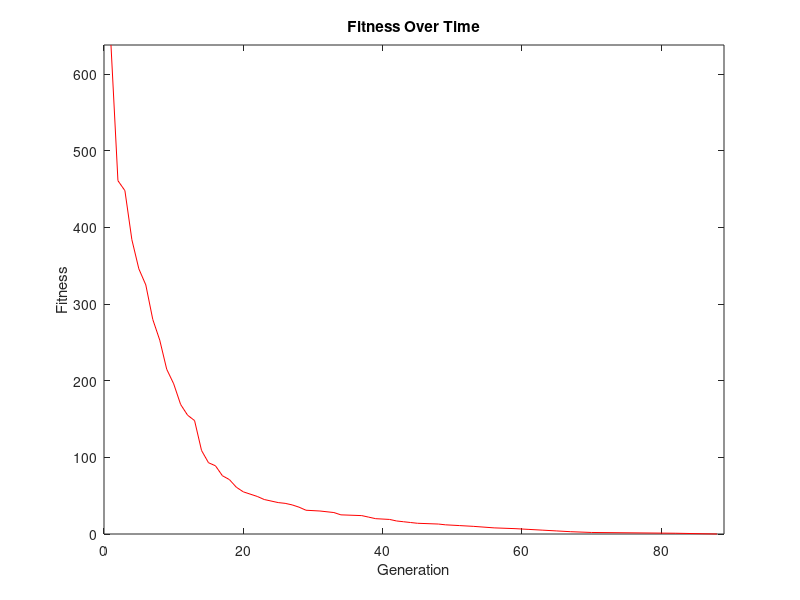

Here is the MATLAB script that generated this plot:
%% Standard Genetic Algorithm -- Solves For A User Input String
% Works Cited: "Efficiently Vectorized Code for Population Based
% Optimization Algorithms" by Oliver Rice & Rickard Nyman

% Author: Grant Williams (2015)
% Questions? Email me at: grant.williams.okstate.edu

clear;close all;clc;    %Clears variables, closes windows, and clears the command window
tic                     % Begins the timer

%% Select Target String
target  = 'Christmas Time Is Near!';
% *Can Be Any String With Any Values and Any Length!*


%% Parameters                    
popSize = 1000;                                 % Population Size (100-10000 generally produce good results)
genome  = length(target);                       % Genome Size
mutRate = .01;                                  % Mutation Rate (5%-25% produce good results)
count = 1;                                      % Used for plotting purposes
S       = 4;                                    % Tournament Size (2-6 produce good results)
best    = Inf;                                  % Initialize Best (arbitrarily large)
MaxVal  = max(double(target));                  % Max Integer Value Needed
ideal   = double(target);                       % Convert Target to Integers

selection = 0;                                  % 0: Tournament
                                                % 1: 50% Truncation

crossover = 1;                                  % 0: Uniform crossover
                                                % 1: 1 point crossover
                                                % 2: 2 point crossover
                                                
plotting = 1;                                   % 0: no graph
                                                % 1: plot fitness/gen
%% Initialize Population
Pop = round(rand(popSize,genome)*(MaxVal-1)+1); % Creates Population With Corrected Genome Length

initF = min(sum(abs(bsxfun(@minus,Pop,ideal)),2));   % Initial fitness for plotting

for Gen = 1:1e6                                 % A Very Large Number Was Chosen, But Shouldn't Be Needed
    
    %% Fitness
    
    % The fitness function starts by converting the characters into integers and then
    % subtracting each element of each member of the population from each element of 
    % the target string. The function then takes the absolute value of 
    % the differences and sums each row and stores the function as a mx1 matrix.
    
    F = sum(abs(bsxfun(@minus,Pop,ideal)),2);       
    
     
    
    % Finding Best Members for Score Keeping and Printing Reasons
    [current,currentGenome] = min(F);   % current is the minimum value of the fitness array F
                                        % currentGenome is the index of that value in the F array
    
    % Stores New Best Values and Prints New Best Scores
    if current < best
        best = current;                     % Makes new best
        bestGenome = Pop(currentGenome,:);  % Uses that index to find best value
        
        % Print Update to Best Genome
        fprintf('Gen: %d  |  Fitness: %d  |  ',Gen, best);  % Formatted printing of generation and fitness
        disp(char(bestGenome));                             % Best genome so far
        
        % Very Ugly Plotting Implementation -- Needs to be Cleaned up Badly
  %*********************************************************************************************
        if plotting == 1
        B(count) = best;                    % Stores all best values for plotting
        G(count) = Gen;                     % Stores all gen values for plotting
        count = count + 1;                  % Increments number of best found
        end
  %*********************************************************************************************      
        

    elseif best == 0
        break                                               % Stops program when we are done
    end

    %% Selection
    
    % TOURNAMENT
    if selection == 0
    T = round(rand(2*popSize,S)*(popSize-1)+1);                     % Tournaments
    [~,idx] = min(F(T),[],2);                                       % Index to Determine Winners         
    W = T(sub2ind(size(T),(1:2*popSize)',idx));                     % Winners
    
    % 50% TRUNCATION
    elseif selection == 1
    [~,V] = sort(F,'descend');                                      % Sort Fitness in Ascending Order
    V = V(popSize/2+1:end);                                         % Winner Pool
    W = V(round(rand(2*popSize,1)*(popSize/2-1)+1))';               % Winners    
    end
    
    %% Crossover
    
    % UNIFORM CROSSOVER
    if crossover == 0
    idx = logical(round(rand(size(Pop))));                          % Index of Genome from Winner 2
    Pop2 = Pop(W(1:2:end),:);                                       % Set Pop2 = Pop Winners 1
    P2A = Pop(W(2:2:end),:);                                        % Assemble Pop2 Winners 2
    Pop2(idx) = P2A(idx);                                           % Combine Winners 1 and 2
    
    % 1-POINT CROSSOVER
    elseif crossover == 1
    Pop2 = Pop(W(1:2:end),:);                                       % New Population From Pop 1 Winners
    P2A = Pop(W(2:2:end),:);                                        % Assemble the New Population
    Ref = ones(popSize,1)*(1:genome);                               % The Reference Matrix
    idx = (round(rand(popSize,1)*(genome-1)+1)*ones(1,genome))>Ref; % Logical Indexing
    Pop2(idx) = P2A(idx);                                           % Recombine Both Parts of Winners
    
    % 2-POINT CROSSOVER
    elseif crossover == 2
    Pop2 = Pop(W(1:2:end),:);                                       % New Pop is Winners of old Pop
    P2A  = Pop(W(2:2:end),:);                                       % Assemble Pop2 Winners 2
    Ref  = ones(popSize,1)*(1:genome);                              % Ones Matrix
    CP   = sort(round(rand(popSize,2)*(genome-1)+1),2);             % Crossover Points
    idx = CP(:,1)*ones(1,genome)<Ref&CP(:,2)*ones(1,genome)>Ref;    % Index
    Pop2(idx)=P2A(idx);                                             % Recombine Winners
    end
    %% Mutation 
    idx = rand(size(Pop2))<mutRate;                                 % Index of Mutations
    Pop2(idx) = round(rand([1,sum(sum(idx))])*(MaxVal-1)+1);        % Mutated Value
    
    %% Reset Poplulations
    Pop = Pop2;                                                   
   
end

toc % Ends timer and prints elapsed time

% Graphs Fitness Curve if Plotting is Turned On
if plotting == 1
% Plot Best Values/Gen
figure(1)
plot(G(:),B(:), '-r')
axis([0 Gen 0 initF])
title('Fitness Over Time');
xlabel('Generation');
ylabel('Fitness');                  
end


